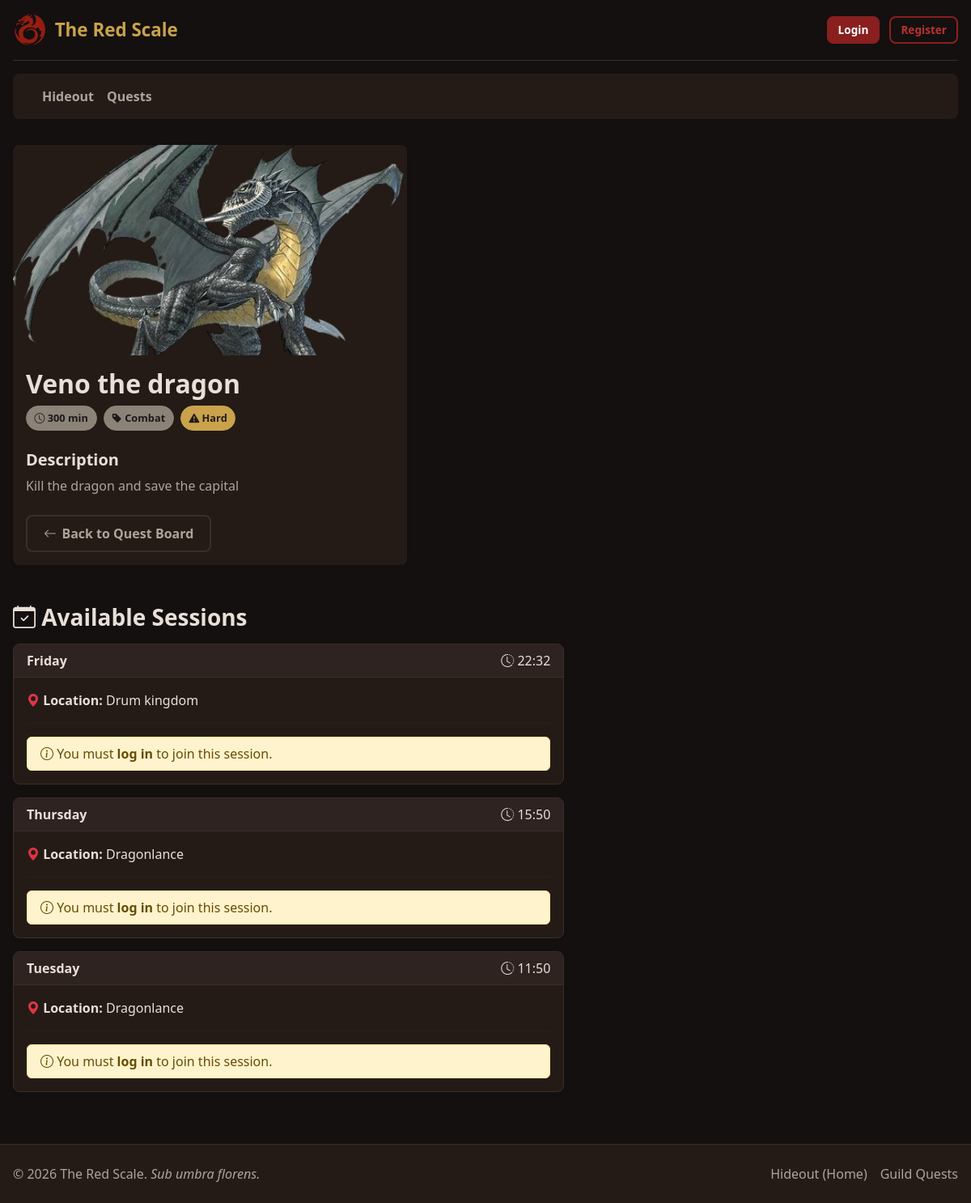
The page /quest/5 on the database its author committed.
### tables this page shows
CREATE TABLE "quests" (
	"id"	INTEGER NOT NULL UNIQUE,
	"title"	TEXT NOT NULL,
	"duration"	INTEGER NOT NULL,
	"type"	TEXT NOT NULL,
	"difficulty"	TEXT NOT NULL,
	"description"	TEXT NOT NULL,
	"img"	TEXT NOT NULL,
	PRIMARY KEY("id" AUTOINCREMENT)
);

### app.py (the view)
@app.route("/quest/<int:quest_id>")
def quest_detail(quest_id):
    quest = quests_dao.get_quest_by_id(quest_id)
    if not quest:
        flash("Quest not found.", "danger")
        return redirect(url_for("all_quests"))
    raw_sessions = quests_dao.get_sessions_by_quest(quest_id)
    sessions = [dict(row) for row in raw_sessions]
    for session in sessions:
        session_id = session["id"]
        session["rem_warrior"] = quests_dao.get_available_role_spots(session_id, 1)
        session["rem_mage"] = quests_dao.get_available_role_spots(session_id, 2)
        session["rem_healer"] = quests_dao.get_available_role_spots(session_id, 3)
        session["total_participants"] = quests_dao.count_participants(session_id)
        session_start = get_next_session_datetime(session["day"], session["time"])
        time_diff = session_start - datetime.now()
        session["time_locked"] = time_diff < timedelta(hours=8)
    return render_template("quest.html", quest=quest, sessions=sessions)

### app.py (called while the page is built)
def get_next_session_datetime(day_str, time_str):
    weekdays = {
        'Monday': 0, 'Tuesday': 1, 'Wednesday': 2,
        'Thursday': 3, 'Friday': 4, 'Saturday': 5, 'Sunday': 6
    }
    now = datetime.now()
    target_weekday = weekdays.get(day_str, 0)
    days_ahead = target_weekday - now.weekday()
    if days_ahead < 0:
        days_ahead += 7
    target_hour, target_minute = map(int, time_str.split(':'))
    target_datetime = now + timedelta(days=days_ahead)
    target_datetime = target_datetime.replace(hour=target_hour, minute=target_minute, second=0, microsecond=0)
    if days_ahead == 0 and target_datetime < now:
        target_datetime += timedelta(days=7)
    return target_datetime

### quests_dao.py (called while the page is built)
def get_db_connection():
    conn = sqlite3.connect(DB_NAME)
    conn.row_factory = sqlite3.Row
    return conn

def get_quest_by_id(quest_id):
    conn = get_db_connection()
    cursor = conn.cursor()
    cursor.execute("SELECT * FROM quests WHERE id = ?", (quest_id,))
    quest = cursor.fetchone()
    conn.close()
    return quest

def get_sessions_by_quest(quest_id):
    conn = get_db_connection()
    cursor = conn.cursor()
    cursor.execute("SELECT * FROM sessions WHERE quest_id = ? ORDER BY day, time", (quest_id,))
    sessions = cursor.fetchall()
    conn.close()
    return sessions

def count_participants(session_id):
    query = "SELECT SUM(places) as total FROM participations WHERE session_id = ?"
    conn = get_db_connection()
    cursor = conn.cursor()
    cursor.execute(query, (session_id,))
    result = cursor.fetchone()
    conn.close()
    return result['total'] if result['total'] else 0

def get_available_role_spots(session_id, role):
    role = int(role)
    role_limits = {
        1: 4,
        2: 3,
        3: 2
    }
    max_spots = role_limits.get(role, 0)
    query = "SELECT SUM(places) as taken FROM participations WHERE session_id = ? AND role = ?"
    conn = get_db_connection()
    cursor = conn.cursor()
    cursor.execute(query, (session_id, role))
    result = cursor.fetchone()
    conn.close()
    taken = result['taken'] if result['taken'] else 0
    return max_spots - taken

### templates/quest.html (shortened to what this page needs)
{% extends 'base.html' %}
{% block content %}
<div class="col-12 col-lg-5 mb-4">
  <div class="card shadow-sm border-0 h-100">
    <img src="{{ url_for('static', filename='images/' ~ quest.img) }}" class="card-img-top cult-quest-image" alt="{{ quest.title }}">
    <div class="card-body">
      <h2 class="card-title fw-bold text-primary">{{ quest.title }}</h2>
      <div class="d-flex flex-wrap gap-2 mb-3 mt-2">
        <span class="cult-badge badge-ash"><i class="bi bi-clock"></i> {{ quest.duration }} min</span>
        <span class="cult-badge badge-ash"><i class="bi bi-tag-fill"></i> {{ quest.type | capitalize }}</span>
        <span class="cult-badge badge-gold"><i class="bi bi-exclamation-triangle-fill"></i> {{ quest.difficulty | capitalize }}</span>
      </div>
      <h5 class="mt-4">Description</h5>
      <p class="card-text text-muted">{{ quest.description }}</p>
      <div class="mt-4">
        <a href="{{ url_for('all_quests') }}" class="btn-cult btn-cult-outline">
          <i class="bi bi-arrow-left"></i> Back to Quest Board
        </a>
      </div>
    </div>
  </div>
</div>
<div class="col-12 col-lg-7">
  <h3 class="mb-3"><i class="bi bi-calendar-check"></i> Available Sessions</h3>
  {% if sessions %}
    <div class="row row-cols-1 g-3">
    {% for session in sessions %}
      <div class="col">
        <div class="card shadow-sm border-secondary">
          <div class="card-header bg-dark text-white d-flex justify-content-between align-items-center">
            <strong>{{ session.day }}</strong>
            <span><i class="bi bi-clock-history"></i> {{ session.time }}</span>
          </div>
          <div class="card-body">
            <p class="card-text mb-2">
              <i class="bi bi-geo-alt-fill text-danger"></i> <strong>Location:</strong> {{ session.location }}
            </p>
            <hr>
            {% if not current_user.is_authenticated %}
              <div class="alert alert-warning py-2 mb-0">
                <i class="bi bi-info-circle"></i> You must <a href="{{ url_for('login') }}" class="alert-link">log in</a> to join this session.
              </div>
            {% elif current_user.priority == 1 %}
              <div class="alert alert-secondary py-2 mb-0">
                <i class="bi bi-shield-slash"></i> Only adventurers can join a session.
              </div>
            {% endif %}
          </div>
        </div>
      </div>
    {% endfor %}
    </div>
  {% else %}
    <div class="alert alert-info">
      No sessions are currently scheduled for this quest.
    </div>
  {% endif %}
</div>
{% endblock %}

### static/styles/styles.css (style rules this page uses)
:root { --c-bg: #14100f; --c-bg-alt: #1b1512; --c-surface: #241b17; --c-surface-light: #2e2320; --c-red: #8a1f1f; --c-red-dark: #5e1414; --c-red-light: #b83232; --c-gold: #c9a24b; --c-ash: #8b8378; --c-text: #e8e0d8; --c-text-muted: #ada49a; --c-border: #3a2e29; --radius: 8px; }
body.cult-layout { background-color: var(--c-bg); color: var(--c-text); font-family: system-ui, "Segoe UI", Roboto, sans-serif; min-height: 100vh; display: flex; flex-direction: column; }
a { color: var(--c-red-light); text-decoration: none; }
h1, h2, h3, h4, h5, h6 { color: var(--c-text); font-weight: 700; }
.btn-cult { display: inline-flex; align-items: center; justify-content: center; gap: .4rem; padding: .55rem 1.25rem; border-radius: var(--radius); font-weight: 600; border: 2px solid transparent; cursor: pointer; transition: all .15s ease; }
.btn-cult-outline { background-color: transparent; border-color: var(--c-border); color: var(--c-text-muted); }
.border-primary, .border-secondary, .border-danger, .border-info { border-color: var(--c-border) !important; }
.text-white, .text-dark, .text-primary, .text-success { color: var(--c-text) !important; }
.bg-dark, .bg-primary, .bg-light, .bg-secondary { background-color: var(--c-surface-light) !important; }
hr { border-color: var(--c-border); }
.card, .cult-panel { background-color: var(--c-surface); border: 1px solid var(--c-border); border-radius: var(--radius); color: var(--c-text); }
.card-header { border-bottom: 1px solid var(--c-border); color: var(--c-text) !important; }
.card-body { color: var(--c-text); }
.text-muted, .form-text { color: var(--c-text-muted) !important; }
.cult-badge { display: inline-block; padding: .3rem .6rem; border-radius: 20px; font-size: .8rem; font-weight: 600; background-color: var(--c-surface-light); color: var(--c-text); border: 1px solid var(--c-border); }
.badge-gold { background-color: var(--c-gold); color: #241b17; border-color: var(--c-gold); }
.badge-ash { background-color: var(--c-ash); color: #1a1a1a; border-color: var(--c-ash); }
.cult-quest-image { height: 260px; object-fit: cover; }

### rows shown on the page
quests: img (picture), title "Veno the dragon", duration "300", type "Combat", difficulty "Hard", description "Kill the dragon and save the capital"

### other values the page prints
{{ session.day }} "Friday"
{{ session.time }} "22:32"
{{ session.location }} "Drum kingdom"
{{ session.day }} "Thursday"
{{ session.time }} "15:50"
{{ session.location }} "Dragonlance"
{{ session.day }} "Tuesday"
{{ session.time }} "11:50"
